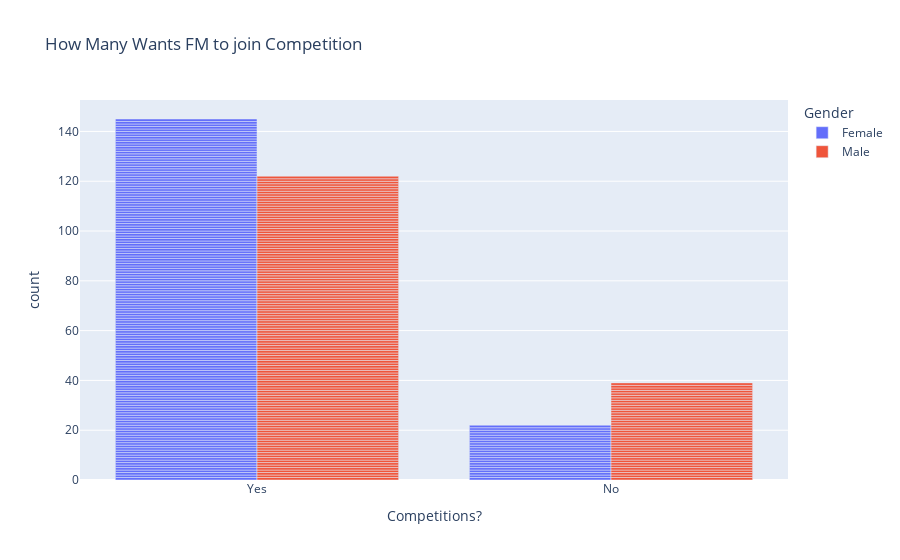

The notebook cell saved with this chart:
### Markdown cell above
## **RESULT**
**Here the maximum poeple are confused that what they want to listen and the 2nd position they want to listen CAMPUS NEWS and on 3rd is MOTIVATIONAL TALKS**

### Code cell
px.bar(df, x='Competitions?',  color='Gender', barmode='group', title='How Many Wants FM to join Competition')

### Figure 1 — Plotly figure (JSON) as saved in the notebook; plotly's stock layout.template omitted (floating-point values rounded to 4 significant figures; data arrays with more than 128 entries replaced by an {"elided": "..."} marker saying what was removed)
{"data": [{"alignmentgroup": "True", "hovertemplate": "Gender=Female<br>Competitions?=%{x}<br>count=%{y}<extra></extra>", "legendgroup": "Female", "marker": {"color": "#636efa", "pattern": {"shape": ""}}, "name": "Female", "offsetgroup": "Female", "orientation": "v", "showlegend": true, "textposition": "auto", "type": "bar", "x": {"elided": "167 str values"}, "xaxis": "x", "y": {"elided": "167 int values"}, "yaxis": "y"}, {"alignmentgroup": "True", "hovertemplate": "Gender=Male<br>Competitions?=%{x}<br>count=%{y}<extra></extra>", "legendgroup": "Male", "marker": {"color": "#EF553B", "pattern": {"shape": ""}}, "name": "Male", "offsetgroup": "Male", "orientation": "v", "showlegend": true, "textposition": "auto", "type": "bar", "x": {"elided": "161 str values"}, "xaxis": "x", "y": {"elided": "161 int values"}, "yaxis": "y"}], "layout": {"barmode": "group", "legend": {"title": {"text": "Gender"}, "tracegroupgap": 0}, "title": {"text": "How Many Wants FM to join Competition"}, "xaxis": {"anchor": "y", "domain": [0, 1], "title": {"text": "Competitions?"}}, "yaxis": {"anchor": "x", "domain": [0, 1], "title": {"text": "count"}}}}
